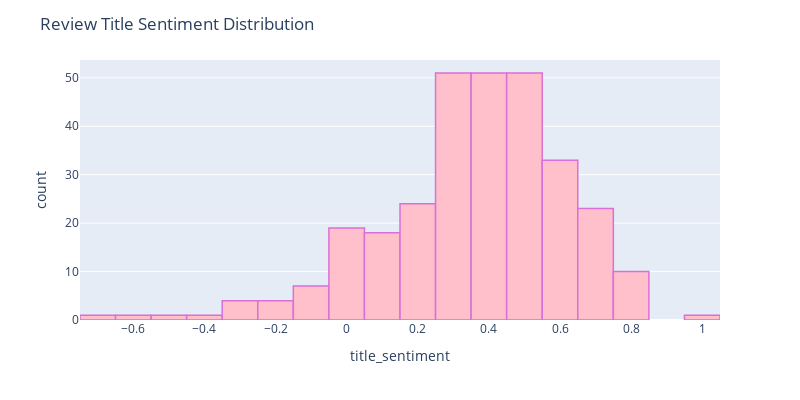
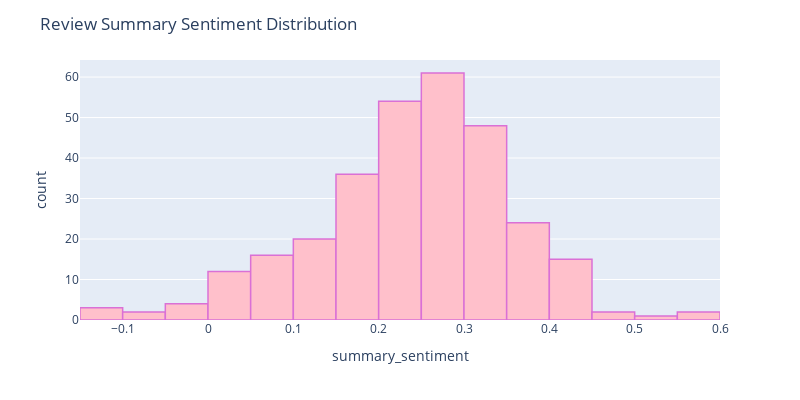

Write notebook code for charts like these, in order.
### Markdown cell above
### Distribution Plot

### Code cell
%matplotlib inline
fig2 = px.histogram(hotels_df, x="title_sentiment",  width=800, height=400)
fig2.update_traces(marker_color="pink",marker_line_color='orchid',
                  marker_line_width=1.5)
fig2.update_layout(title_text='Review Title Sentiment Distribution')
fig2.show()

%matplotlib inline
fig3 = px.histogram(hotels_df, x="summary_sentiment",  width=800, height=400)
fig3.update_traces(marker_color="pink",marker_line_color='orchid',
                  marker_line_width=1.5)
fig3.update_layout(title_text='Review Summary Sentiment Distribution')
fig3.show()

### Figure 1 — Plotly figure (JSON) as saved in the notebook; plotly's stock layout.template omitted (floating-point values rounded to 4 significant figures; data arrays with more than 128 entries replaced by an {"elided": "..."} marker saying what was removed)
{"data": [{"alignmentgroup": "True", "bingroup": "x", "hovertemplate": "title_sentiment=%{x}<br>count=%{y}<extra></extra>", "legendgroup": "", "marker": {"color": "pink", "line": {"color": "orchid", "width": 1.5}, "pattern": {"shape": ""}}, "name": "", "offsetgroup": "", "orientation": "v", "showlegend": false, "type": "histogram", "x": {"elided": "300 float values"}, "xaxis": "x", "yaxis": "y"}], "layout": {"barmode": "relative", "height": 400, "legend": {"tracegroupgap": 0}, "margin": {"t": 60}, "title": {"text": "Review Title Sentiment Distribution"}, "width": 800, "xaxis": {"anchor": "y", "domain": [0, 1], "title": {"text": "title_sentiment"}}, "yaxis": {"anchor": "x", "domain": [0, 1], "title": {"text": "count"}}}}

### Figure 2 — Plotly figure (JSON) as saved in the notebook; plotly's stock layout.template omitted (floating-point values rounded to 4 significant figures; data arrays with more than 128 entries replaced by an {"elided": "..."} marker saying what was removed)
{"data": [{"alignmentgroup": "True", "bingroup": "x", "hovertemplate": "summary_sentiment=%{x}<br>count=%{y}<extra></extra>", "legendgroup": "", "marker": {"color": "pink", "line": {"color": "orchid", "width": 1.5}, "pattern": {"shape": ""}}, "name": "", "offsetgroup": "", "orientation": "v", "showlegend": false, "type": "histogram", "x": {"elided": "300 float values"}, "xaxis": "x", "yaxis": "y"}], "layout": {"barmode": "relative", "height": 400, "legend": {"tracegroupgap": 0}, "margin": {"t": 60}, "title": {"text": "Review Summary Sentiment Distribution"}, "width": 800, "xaxis": {"anchor": "y", "domain": [0, 1], "title": {"text": "summary_sentiment"}}, "yaxis": {"anchor": "x", "domain": [0, 1], "title": {"text": "count"}}}}
